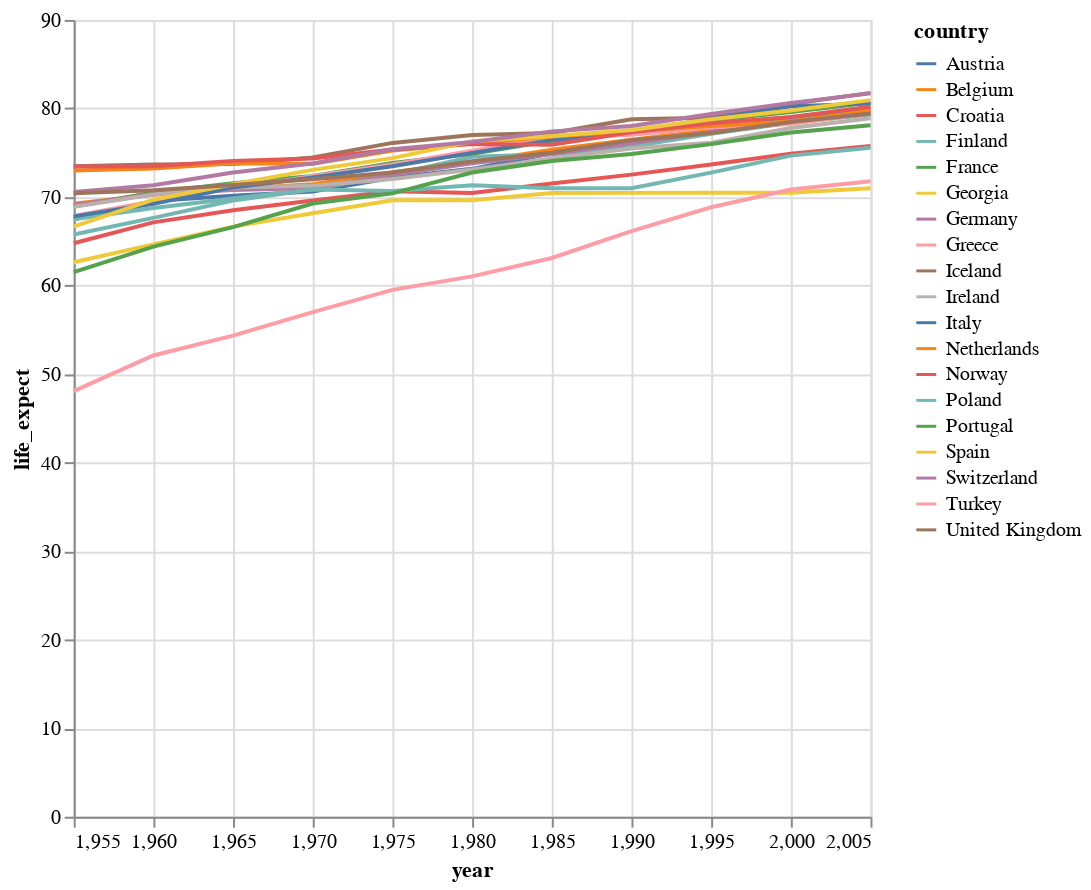

Notebook source saved alongside this figure:
### Markdown cell above
Now we are all set for some **plotting**.  
Julia offers a variety of packages to do that. Here we'll see VegaLite.

### Code cell
using VegaLite

EU_gapminder |>
  @vlplot(:line, x = :year, y = :life_expect, color = :country,
           width = 400, height = 400)

### Figure 1 — Vega-Lite specification as saved in the notebook (floating-point values rounded to 4 significant figures; data arrays with more than 128 entries replaced by an {"elided": "..."} marker saying what was removed)
{"data": {"values": {"elided": "209 records"}}, "encoding": {"color": {"field": "country", "type": "nominal"}, "x": {"field": "year", "type": "quantitative"}, "y": {"field": "life_expect", "type": "quantitative"}}, "height": 400, "mark": "line", "width": 400}
